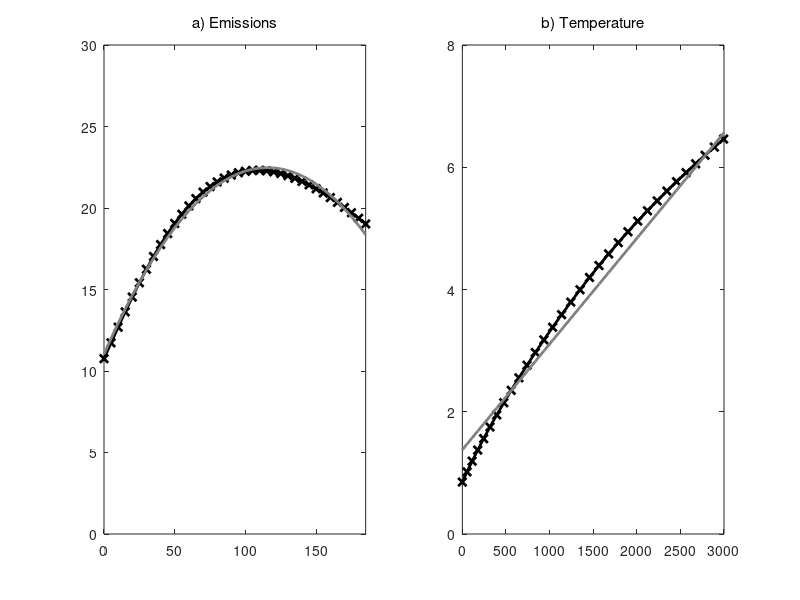

Here is the MATLAB script that generated this plot:
E=-500+[500.000	 553.799 	 612.445 	 675.894 	 744.046 	 816.754 	 893.832 	 975.063 	 1060.208 	 1149.007 	 1241.191 	 1336.480 	 1434.593 	 1535.245 	 1638.153 	 1743.040 	 1849.631 	 1957.660 	 2066.868 	 2177.005 	 2287.833 	 2399.123 	 2510.661 	 2622.241 	 2733.671 	 2844.769 	 2955.365 	 3065.299 	 3174.425 	 3282.604 	 3389.711 	 3495.627 	 3600.248 	 3703.477 	 3805.225 	 3905.415 	 4003.977 	 4100.848];
T=[ 0.8500 	 1.0172 	 1.1918 	 1.3728 	 1.5596 	 1.7514 	 1.9475 	 2.1472 	 2.3499 	 2.5547 	 2.7610 	 2.9682 	 3.1756 	 3.3826 	 3.5887 	 3.7935 	 3.9964 	 4.1971 	 4.3922 	 4.5819 	 4.7662 	 4.9453 	 5.1191 	 5.2877 	 5.4512 	 5.6098 	 5.7634 	 5.9122 	 6.0563 	 6.1957 	 6.3306 	 6.4611 	 6.5872 	 6.7091 	 6.8268 	 6.9405 	 7.0503 	 7.1563 ];
epsilon=[39.446	42.999	46.521	49.969	53.310	56.514	59.559	62.428	65.108	67.589	69.866	71.936	73.798	75.452	76.903	78.153	79.207	80.072	80.753	 81.259 	 81.598 	 81.779 	 81.811 	 81.700 	 81.457 	 81.089 	 80.604 	 80.011 	 79.317 	 78.530 	 77.658 	 76.708 	 75.687 	 74.602 	 73.459 	 72.265 	 71.026 	 69.748 
]/3.66666;
t=(2015:5:2200)-2015;


%% Fit
p1 =  -0.0008554;       p2 =      0.1979;       p3 =       11.03;
epsilon_fit=p3+p2*t+p1*t.^2;
p1 =    0.001729;       p2 =       1.378;
T_fit=p2+p1.*E;

%% Graphikparameter definieren
width = 2;
black = [0,0,0];
gray=[0.5,0.5,0.5];
lightgray=[0.7,0.7,0.7];

graph.fig=figure(1);
set(graph.fig,'Units','Pixels','Position',[0 0 800 200]);
% Limits of the x-axis.
xlim_ = [Inf -Inf];
% Axes for the plot.
ax_ = axes;
set(ax_,'Units','normalized','OuterPosition',[0 0 1 0.75]);
set(ax_,'Box','on');
axes(ax_);
hold on;

subplot(1,2,1)
p1=plot(t,[epsilon; epsilon_fit]);
    title('a) Emissions', 'FontWeight', 'normal');
    axis([0 185 0 30]) 
    set(p1(1),'Color', black, 'Marker','x', 'LineWidth', width);
    set(p1(2),'Color', gray, 'LineStyle','-', 'LineWidth', width);
subplot(1,2,2)
    p1=plot(E,[T;T_fit]);
    title('b) Temperature', 'FontWeight', 'normal');
    axis([0 3000 0 8])
        set(p1(1),'Color', black, 'Marker','x', 'LineWidth', width);
    set(p1(2),'Color', gray, 'LineStyle','-', 'LineWidth', width);
